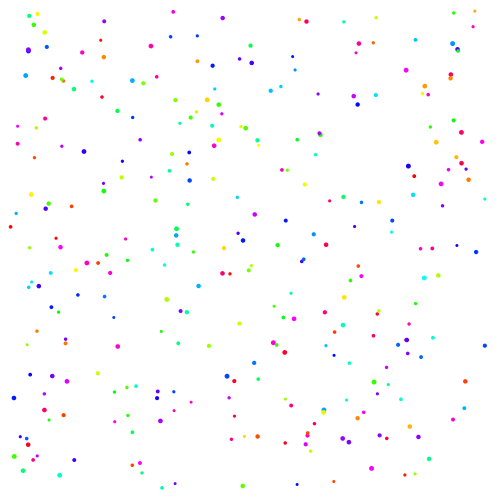
Frame 1 (no input)
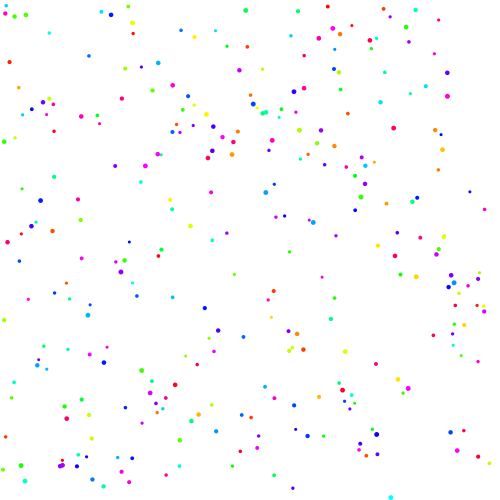
Frame 60 (the mouse pressed at the canvas centre just before this capture)
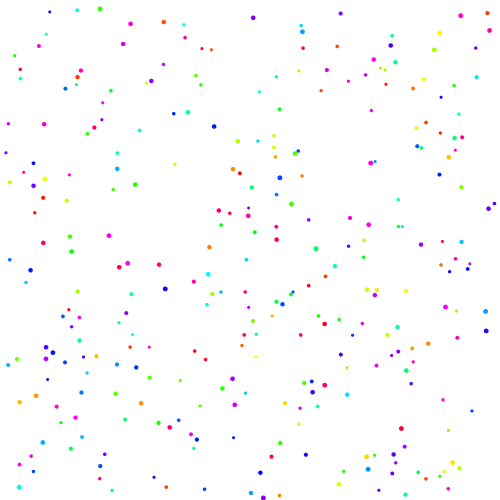
Frame 120 (the mouse held since frame 60 and released just before this capture)

The Processing sketch that drew these frames (run headless with seeded random() and noise(); from frame 60 on, the mouse is pressed at the canvas centre):

// Processing sketch: processing_66927
// ── processing_66927.pde

int numOfBalls = 300;
int ballMin = 3;
int ballMax = 5;

float[] ballsX = new float[numOfBalls];
float[] ballsY = new float[numOfBalls];
float[] xChange = new float[numOfBalls];
float[] yChange = new float[numOfBalls];
float[] ballSize = new float[numOfBalls];
color[] ballColors = new color[numOfBalls];

void setup(){
  size(500, 500);
  background(0);
  smooth();
  noStroke();
  colorMode(HSB, 100, 100, 100, 100);
  fill(0);
  for(int i = 0; i < numOfBalls; i++){
    ballsX[i] = random(10, width-10);
    ballsY[i] = random(10, height-10);
    xChange[i] = random(-5, 5);
    yChange[i] = random(-5, 5);
    ballSize[i] = random(ballMin, ballMax);
    ballColors[i] = int(random(0, 100));
  }
}

void draw(){
    background(100);
    for(int i = 0; i < numOfBalls; i++){
      if((ballsX[i] < 5) || (ballsX[i] > width - 5)){
        xChange[i] = -xChange[i];
      }
      if((ballsY[i] < 5) || (ballsY[i] > height - 5)){
        yChange[i] = -yChange[i];
      }
      fill(ballColors[i], 100, 100);
      ellipse(ballsX[i], ballsY[i], ballSize[i], ballSize[i]);
      ballsX[i] = ballsX[i] + xChange[i];
      ballsY[i] = ballsY[i] + yChange[i];
    }
}
      
